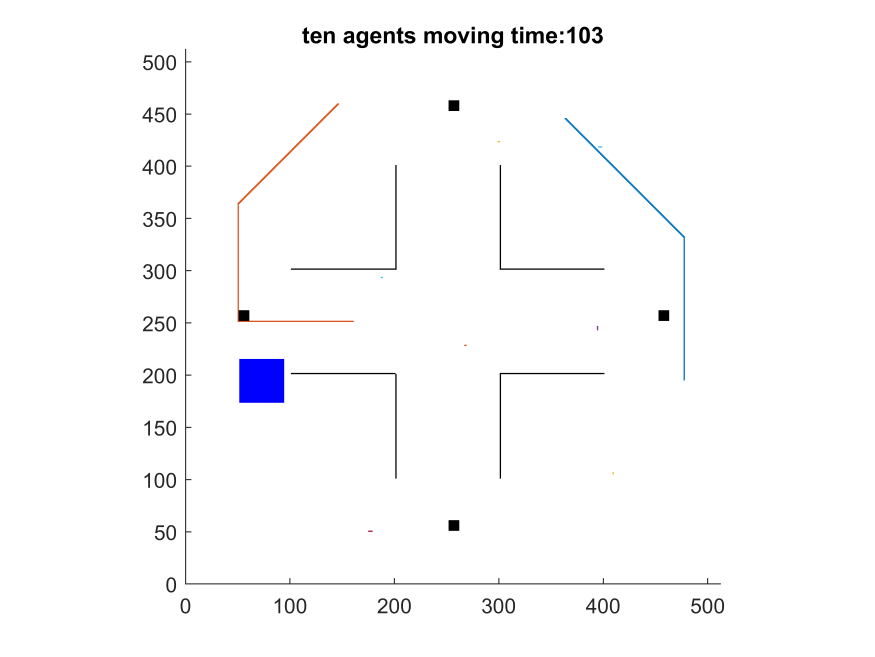
#> input picture paper/history/special map test ten agents moving time103.png, 3500 x 2625 px (shown at 1/4 size); its folder holds 4 pictures in this run
$ python png2video.py
#> lines starting #> are read from the running program, lines starting #| are printed output that depends on the picture
# -*- coding: utf-8 -*-
"""
Created on Sat Nov 25 22:43:45 2023

@author: dekom
"""
import cv2
import os
import tqdm
# Parameters
folder_path = 'history'
output = 'multiagent.mp4'
frame_rate = 30  # frames per second
size = (1920, 1080)  # video size

# Initialize video writer
fourcc = cv2.VideoWriter_fourcc(*'XVID')
video_writer = cv2.VideoWriter(output, fourcc, frame_rate, size)

# Retrieve all PNG files and their creation times
files_with_ctime = [(file, os.path.getctime(os.path.join(folder_path, file)))
                    for file in os.listdir(folder_path)
                    if file.endswith('.png')]

# Sort files by creation time
sorted_files = [file for file, _ in sorted(files_with_ctime, key=lambda x: x[1])]

# Write each sorted file to the video
for file in tqdm.tqdm(sorted_files):
    image_path = os.path.join(folder_path, file)
    frame = cv2.imread(image_path)
#> frame is the input picture: shape (2625, 3500, 3); mean B, G, R 251.7, 250.8, 250.9
    frame = cv2.resize(frame, size)  # Resize frame
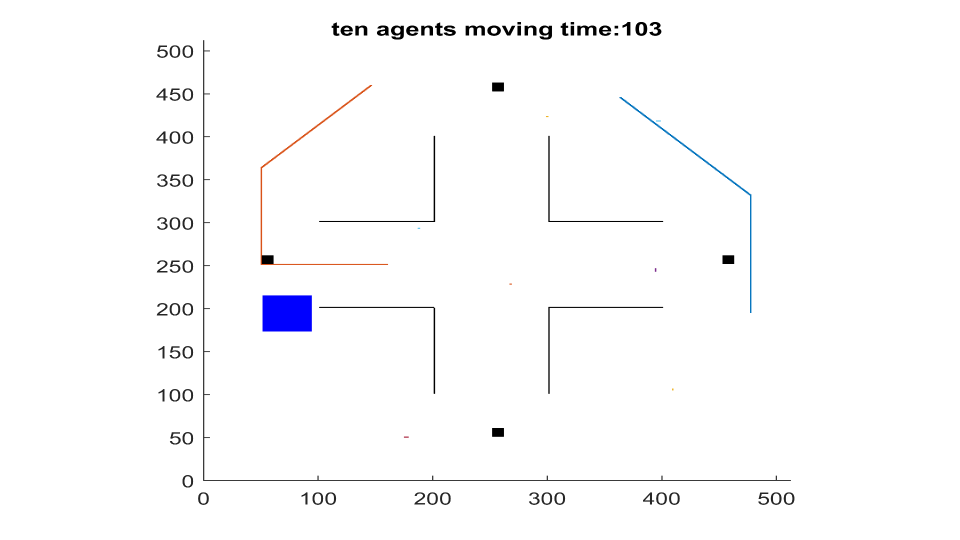
#> frame: shape (1080, 1920, 3) (shown at 1/2 size); mean B, G, R 251.7, 250.8, 250.9
    video_writer.write(frame)  # Write frame to video
#> pass 2 of the loop `for file in tqdm.tqdm(sorted_files):`:
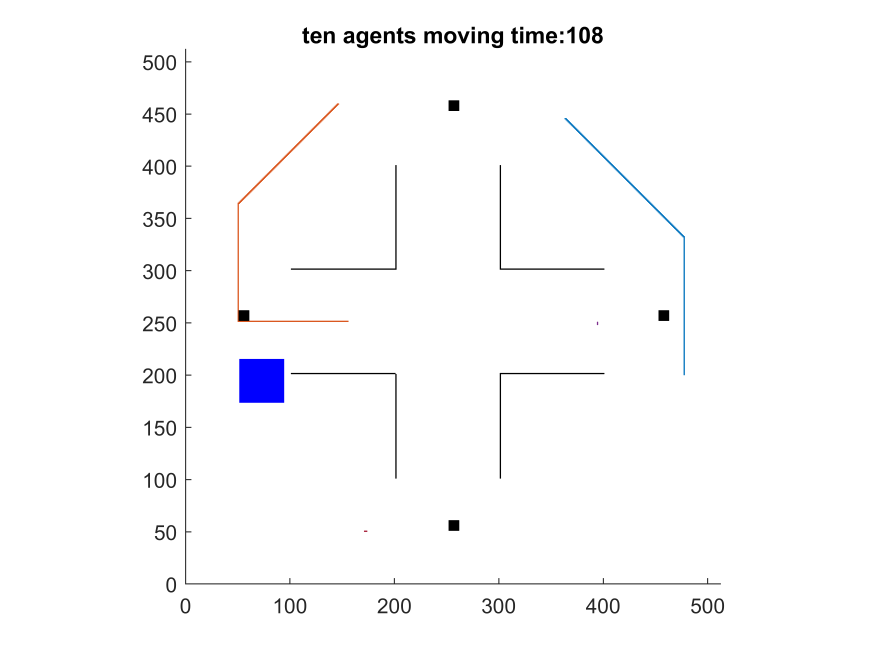
#> input picture paper/history/special map test ten agents moving time108.png, 3500 x 2625 px (shown at 1/4 size)
#> frame is the input picture: shape (2625, 3500, 3); mean B, G, R 251.7, 250.8, 250.9
#> `frame = cv2.resize(frame, size)`:
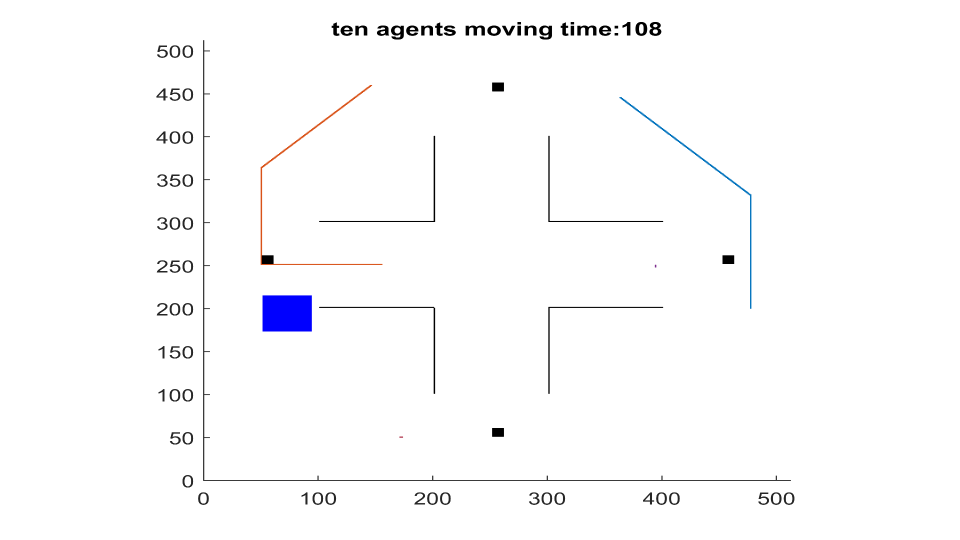
#> frame: shape (1080, 1920, 3) (shown at 1/2 size); mean B, G, R 251.7, 250.8, 250.9
#> pass 3 of the loop `for file in tqdm.tqdm(sorted_files):`:
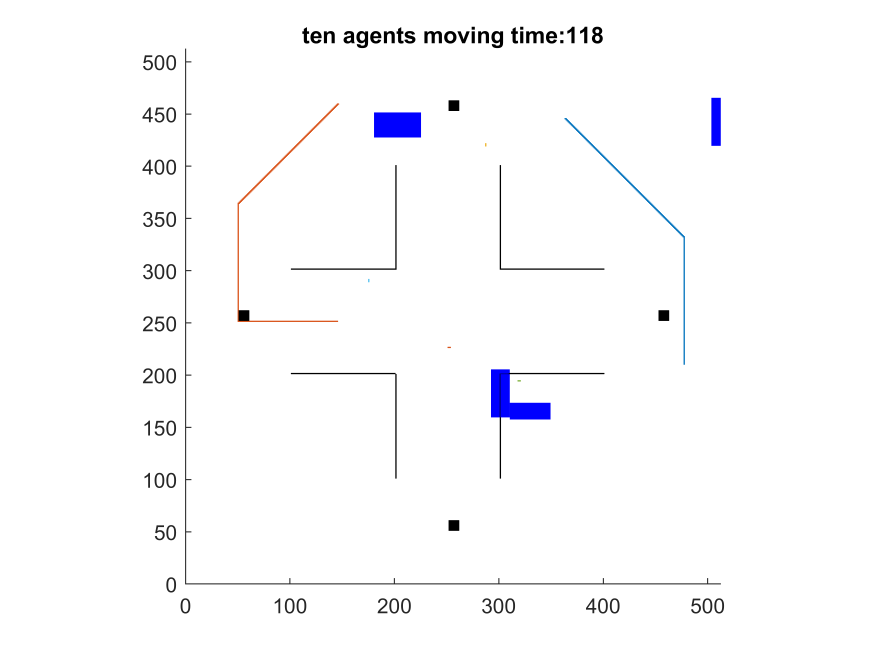
#> input picture paper/history/special map test ten agents moving time118.png, 3500 x 2625 px (shown at 1/4 size)
#> frame is the input picture: shape (2625, 3500, 3); mean B, G, R 251.7, 250.3, 250.4
#> `frame = cv2.resize(frame, size)`:
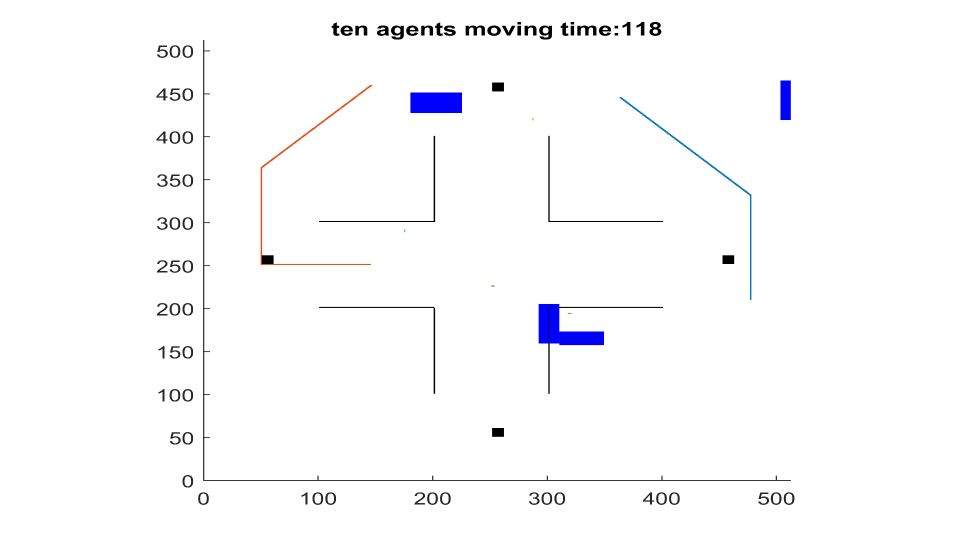
#> frame: shape (1080, 1920, 3) (shown at 1/2 size); mean B, G, R 251.7, 250.3, 250.4
#> the loop made 4 passes; the first 3 are shown

# Release the video writer
video_writer.release()

print('finished')
